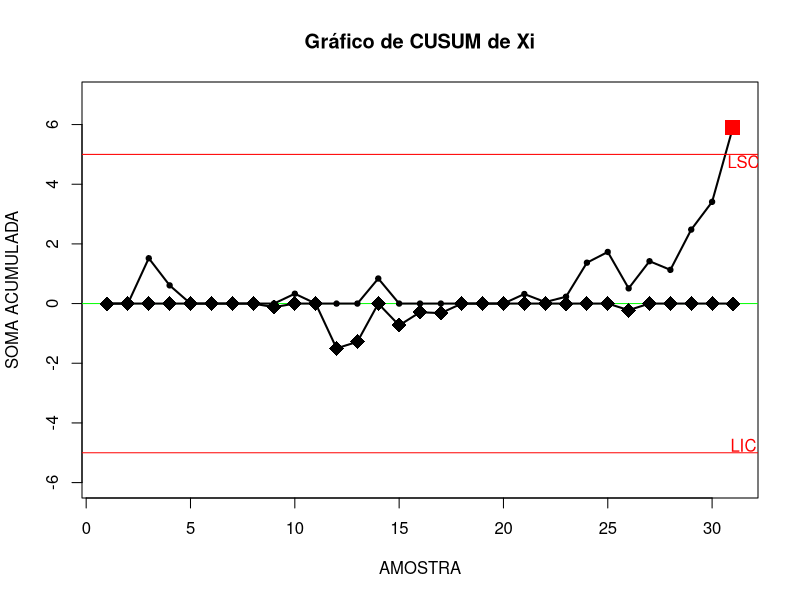

The R source for this figure:
## ---- chunk 1
knitr::opts_chunk$set(echo = TRUE)
## ---- chunk 2

#Atribuir valores as medidas pradoes

x = c(100.23, 100.19, 102.02, 99.59, 99.81, 99.86, 99.60, 100.35, 99.38, 100.83,
      99.73, 98.00,  99.72, 101.34,  98.77,  99.94,  99.47,  99.95, 100.33,  99.57,
      100.82, 100.23, 100.68, 101.64, 100.86,  99.28, 101.41, 100.21, 101.85, 101.43, 
      103.00)

x
cusum.plot = function(u0, n, k, d, s){
  
  #Variaveis do grafico 
  LSC = k*s/sqrt(n)
  LIC = -LSC
  S_pos <- c(NULL)
  S_neg <- c(NULL)
  
  #Montando a funcao do grafico
  for (i in 1:length(x)) {
    if(i == 1){
      S_pos[i] <- max(0, x[i] - (u0 + d))
      S_neg[i] <- max(0, (u0 - d) - x[i])
    }else{
      S_pos[i] <- max(0, x[i] - (u0 + d) + S_pos[i-1])
      S_neg[i] <- max(0, (u0 - d) - x[i] + S_neg[i-1])
    }
  }
  
  #Construindo o grafico
  plot(S_pos, type = "n", pch = 19, lwd = 2, col = "black",cex = 1.75,
       
       ylim = c(min( LIC, min(S_pos), min(-S_neg) ) - 1, 
                max(LSC, max(S_pos), max(-S_neg)) +1 ),
       main = "Gráfico de CUSUM de Xi",
       xlab = "AMOSTRA",
       ylab = "SOMA ACUMULADA")
  
  # Colocar os pontos do grafico 
  abline(h = 0, col = "green")
  lines(S_pos, lwd = 2)
  lines(-S_neg, lwd = 2)
  points(S_pos, pch = 19, lwd = 0.75, cex = 0.75)
  points(-S_neg, pch = 18, lwd = 2, cex = 2)
  
  # Acrescentar os limites
  abline(h = LSC, col = "red")
  abline(h = LIC, col = "red")
  
  # Sinalizar os pontos fora dos limites do grafico
  acima <- S_pos > LSC
  abaixo <- S_pos < LIC
  fora <- which(acima | abaixo)
  points(x = fora, y = S_pos[fora], cex = 2, pch = 15, col = "red")
  
  text(x = fora + 0.5, y = LSC - 0.25, "LSC" ,col = "red")  
  text(x = fora + 0.5, y = LIC + 0.25, "LIC" ,col = "red")
}

## ---- chunk 3
cusum.plot(100,1,5,0.5,1)
